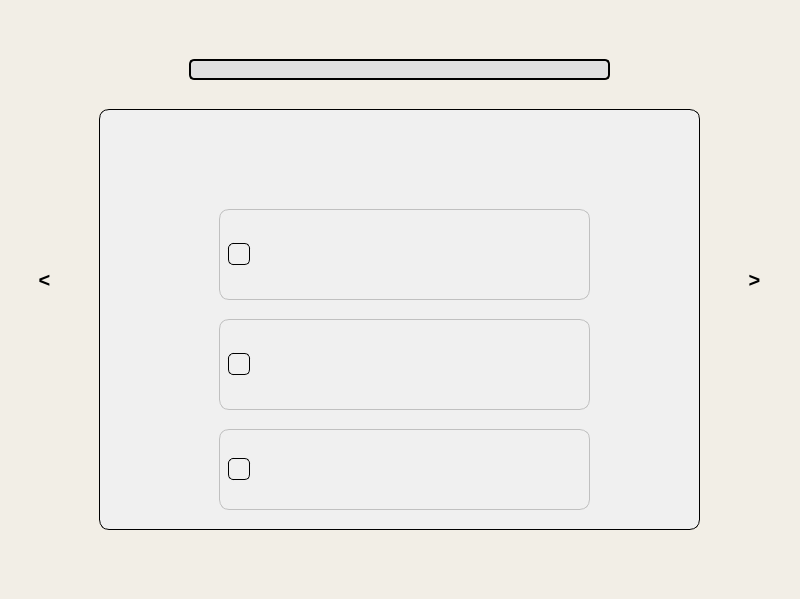
<?xml version="1.0" encoding="UTF-8"?>
<ui version="4.0">
 <class>MainWindow</class>
 <widget class="QMainWindow" name="MainWindow">
  <property name="geometry">
   <rect>
    <x>0</x>
    <y>0</y>
    <width>800</width>
    <height>599</height>
   </rect>
  </property>
  <property name="windowTitle">
   <string>MainWindow</string>
  </property>
  <property name="styleSheet">
   <string notr="true">background-color: rgb(242, 238, 230);</string>
  </property>
  <widget class="QWidget" name="centralwidget">
   <layout class="QVBoxLayout" name="verticalLayout">
    <item>
     <widget class="QStackedWidget" name="stackedWidget">
      <property name="currentIndex">
       <number>0</number>
      </property>
      <widget class="QWidget" name="page">
       <widget class="QPushButton" name="prevBtn">
        <property name="geometry">
         <rect>
          <x>0</x>
          <y>0</y>
          <width>71</width>
          <height>541</height>
         </rect>
        </property>
        <property name="styleSheet">
         <string notr="true">font-size: 20px;
font-weight: 800;
border: none;
color: #000;</string>
        </property>
        <property name="text">
         <string>&lt;</string>
        </property>
       </widget>
       <widget class="QPushButton" name="nextBtn">
        <property name="geometry">
         <rect>
          <x>710</x>
          <y>0</y>
          <width>71</width>
          <height>541</height>
         </rect>
        </property>
        <property name="styleSheet">
         <string notr="true">font-size: 20px;
font-weight: 800;
border: none;
color: #000;</string>
        </property>
        <property name="text">
         <string>&gt;</string>
        </property>
       </widget>
       <widget class="QProgressBar" name="progressBar">
        <property name="geometry">
         <rect>
          <x>180</x>
          <y>50</y>
          <width>421</width>
          <height>21</height>
         </rect>
        </property>
        <property name="styleSheet">
         <string notr="true">QProgressBar {
    border: 2px solid #000;
    border-radius: 5px;
    background-color: #e0e0e0;
    text-align: center;
}
QProgressBar::chunk {
    background-color: #4CAF50;  /* Green progress bar */
    width: 20px;
}</string>
        </property>
        <property name="value">
         <number>0</number>
        </property>
        <property name="textVisible">
         <bool>false</bool>
        </property>
       </widget>
       <widget class="QLabel" name="questions_track">
        <property name="geometry">
         <rect>
          <x>260</x>
          <y>20</y>
          <width>271</width>
          <height>21</height>
         </rect>
        </property>
        <property name="styleSheet">
         <string notr="true">color: #000;
font-weight: 700;
font-size: 18px;</string>
        </property>
        <property name="text">
         <string/>
        </property>
        <property name="alignment">
         <set>Qt::AlignCenter</set>
        </property>
       </widget>
       <widget class="QFrame" name="frame">
        <property name="geometry">
         <rect>
          <x>90</x>
          <y>100</y>
          <width>601</width>
          <height>421</height>
         </rect>
        </property>
        <property name="styleSheet">
         <string notr="true">QFrame#frame {
    background-color: #f0f0f0;
    border: 1px solid #000;
    border-radius: 10px;
    padding: 15px;
}</string>
        </property>
        <property name="frameShape">
         <enum>QFrame::StyledPanel</enum>
        </property>
        <property name="frameShadow">
         <enum>QFrame::Raised</enum>
        </property>
        <widget class="QLabel" name="question">
         <property name="geometry">
          <rect>
           <x>30</x>
           <y>20</y>
           <width>541</width>
           <height>71</height>
          </rect>
         </property>
         <property name="styleSheet">
          <string notr="true">font-size: 18px;
font-weight: 600;
color: #000;
background-color: #f0f0f0;</string>
         </property>
         <property name="text">
          <string/>
         </property>
         <property name="alignment">
          <set>Qt::AlignCenter</set>
         </property>
         <property name="wordWrap">
          <bool>true</bool>
         </property>
        </widget>
        <widget class="QCheckBox" name="checkBox">
         <property name="geometry">
          <rect>
           <x>120</x>
           <y>100</y>
           <width>371</width>
           <height>91</height>
          </rect>
         </property>
         <property name="layoutDirection">
          <enum>Qt::LeftToRight</enum>
         </property>
         <property name="styleSheet">
          <string notr="true">QCheckBox {
    spacing: 10px;
    font-size: 16px;
    color: #333;
	background-color: rgb(240, 240, 240);
	border: 1px solid #c0c0c0;
	border-radius: 10px;
	padding: 8px;
}

QCheckBox::indicator {
    width: 20px;
    height: 20px;
    border-radius: 5px;
    border: 1px solid #000;
    background: #f0f0f0;
}

QCheckBox::indicator:checked {
    background-color: #000;
    border: 1px solid #000;
}</string>
         </property>
         <property name="text">
          <string/>
         </property>
        </widget>
        <widget class="QCheckBox" name="checkBox_2">
         <property name="geometry">
          <rect>
           <x>120</x>
           <y>210</y>
           <width>371</width>
           <height>91</height>
          </rect>
         </property>
         <property name="layoutDirection">
          <enum>Qt::LeftToRight</enum>
         </property>
         <property name="styleSheet">
          <string notr="true">QCheckBox {
    spacing: 10px;
    font-size: 16px;
    color: #333;
	background-color: rgb(240, 240, 240);
	border: 1px solid #c0c0c0;
	border-radius: 10px;
	padding: 8px;
}

QCheckBox::indicator {
    width: 20px;
    height: 20px;
    border-radius: 5px;
    border: 1px solid #000;
    background: #f0f0f0;
}

QCheckBox::indicator:checked {
    background-color: #000;
    border: 1px solid #000;
}</string>
         </property>
         <property name="text">
          <string/>
         </property>
        </widget>
        <widget class="QCheckBox" name="checkBox_3">
         <property name="geometry">
          <rect>
           <x>120</x>
           <y>320</y>
           <width>371</width>
           <height>81</height>
          </rect>
         </property>
         <property name="layoutDirection">
          <enum>Qt::LeftToRight</enum>
         </property>
         <property name="styleSheet">
          <string notr="true">QCheckBox {
    spacing: 10px;
    font-size: 14px;
    color: #333;
	background-color: rgb(240, 240, 240);
	border: 1px solid #c0c0c0;
	border-radius: 10px;
	padding: 8px;
}

QCheckBox::indicator {
    width: 20px;
    height: 20px;
    border-radius: 5px;
    border: 1px solid #000;
    background: #f0f0f0;
}

QCheckBox::indicator:checked {
    background-color: #000;
    border: 1px solid #000;
}</string>
         </property>
         <property name="text">
          <string/>
         </property>
        </widget>
        <widget class="QLabel" name="correct">
         <property name="geometry">
          <rect>
           <x>500</x>
           <y>120</y>
           <width>71</width>
           <height>51</height>
          </rect>
         </property>
         <property name="styleSheet">
          <string notr="true">background: none;
color: rgb(0, 170, 0);
font-weight: 700;</string>
         </property>
         <property name="text">
          <string/>
         </property>
        </widget>
        <widget class="QLabel" name="correct_2">
         <property name="geometry">
          <rect>
           <x>500</x>
           <y>230</y>
           <width>71</width>
           <height>51</height>
          </rect>
         </property>
         <property name="styleSheet">
          <string notr="true">background: none;
color: rgb(0, 170, 0);
font-weight: 700;</string>
         </property>
         <property name="text">
          <string/>
         </property>
        </widget>
        <widget class="QLabel" name="correct_3">
         <property name="geometry">
          <rect>
           <x>500</x>
           <y>340</y>
           <width>71</width>
           <height>51</height>
          </rect>
         </property>
         <property name="styleSheet">
          <string notr="true">background: none;
color: rgb(0, 170, 0);
font-weight: 700;</string>
         </property>
         <property name="text">
          <string/>
         </property>
        </widget>
       </widget>
      </widget>
      <widget class="QWidget" name="page_2">
       <widget class="QPushButton" name="prevBtn_2">
        <property name="geometry">
         <rect>
          <x>0</x>
          <y>0</y>
          <width>71</width>
          <height>541</height>
         </rect>
        </property>
        <property name="styleSheet">
         <string notr="true">font-size: 20px;
font-weight: 800;
border: none;
color: #000;</string>
        </property>
        <property name="text">
         <string>&lt;</string>
        </property>
       </widget>
       <widget class="QFrame" name="frame_2">
        <property name="geometry">
         <rect>
          <x>90</x>
          <y>60</y>
          <width>601</width>
          <height>421</height>
         </rect>
        </property>
        <property name="styleSheet">
         <string notr="true">QFrame#frame_2 {
    background-color: #f0f0f0;
    border: 1px solid #000;
    border-radius: 10px;
    padding: 15px;
}</string>
        </property>
        <property name="frameShape">
         <enum>QFrame::StyledPanel</enum>
        </property>
        <property name="frameShadow">
         <enum>QFrame::Raised</enum>
        </property>
        <widget class="QLabel" name="result_text">
         <property name="geometry">
          <rect>
           <x>30</x>
           <y>90</y>
           <width>541</width>
           <height>241</height>
          </rect>
         </property>
         <property name="styleSheet">
          <string notr="true">font-size: 18px;
font-weight: 600;
color: #000;
background-color: #f0f0f0;</string>
         </property>
         <property name="text">
          <string/>
         </property>
         <property name="alignment">
          <set>Qt::AlignCenter</set>
         </property>
         <property name="wordWrap">
          <bool>true</bool>
         </property>
        </widget>
       </widget>
      </widget>
     </widget>
    </item>
   </layout>
  </widget>
  <widget class="QMenuBar" name="menubar">
   <property name="geometry">
    <rect>
     <x>0</x>
     <y>0</y>
     <width>800</width>
     <height>22</height>
    </rect>
   </property>
  </widget>
  <widget class="QStatusBar" name="statusbar"/>
 </widget>
 <resources/>
 <connections/>
</ui>
